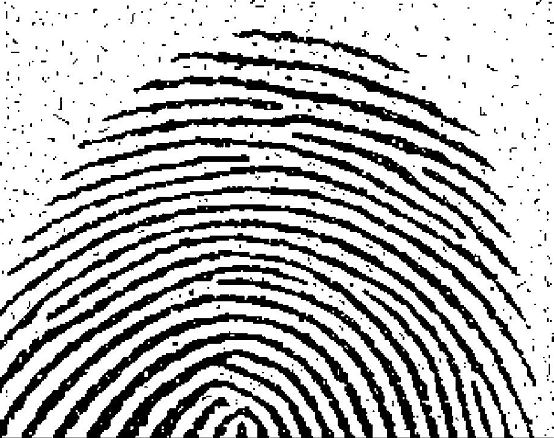
#> input picture imagens/biometria.JPG, 554 x 438 px, found by its file name
$ python 3.5.2.py
#> lines starting #> are read from the running program, lines starting #| are printed output that depends on the picture
import cv2
import numpy as np

def remover_ruidos(imagem, tamanho_kernel):
    imagem_filtrada = cv2.blur(imagem, (tamanho_kernel, tamanho_kernel))

    return imagem_filtrada

imagem_biometria = cv2.imread('imagens/biometria.JPG')
#> imagem_biometria is the input picture: shape (438, 554, 3); min 0, max 255, mean 182.9

if imagem_biometria is None:
    print("Erro ao carregar a imagem.")
else:
    cv2.imshow('Imagem Original', imagem_biometria)
    cv2.waitKey(0)

    tamanho_kernel = 4

    imagem_sem_ruido = remover_ruidos(imagem_biometria, tamanho_kernel)
#> in remover_ruidos, `imagem_filtrada = cv2.blur(imagem, (tamanho_kernel, tamanho_kernel))`:
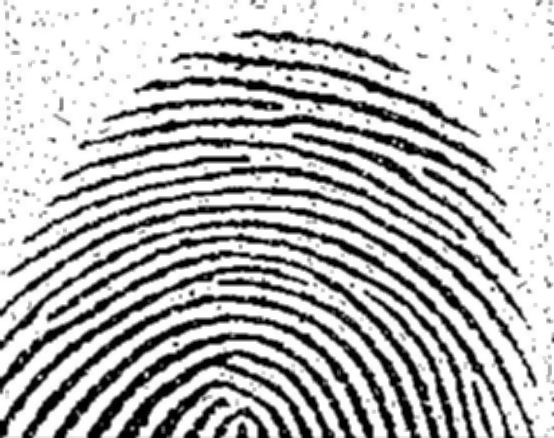
#> imagem_filtrada: shape (438, 554, 3); min 0, max 255, mean 183.1

    cv2.imshow('Imagem Sem Ruídos', imagem_sem_ruido)
    cv2.waitKey(0)

    cv2.destroyAllWindows()
